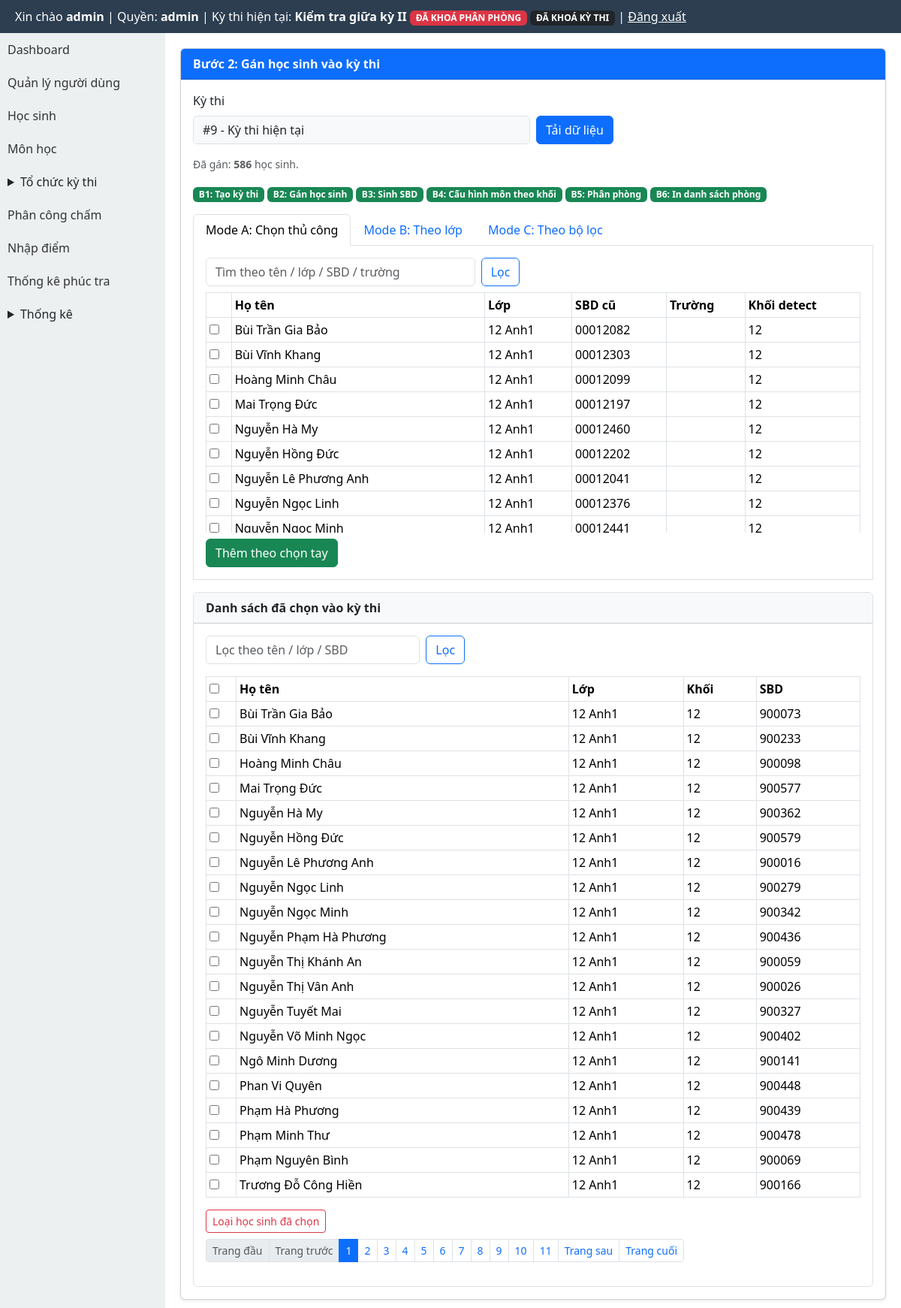
Page /modules/exams/assign_students.php (signed in) on the committed database.
### tables this page shows
CREATE TABLE exams (
  id INTEGER PRIMARY KEY AUTOINCREMENT,
  ten_ky_thi TEXT,
  nam INTEGER,
  ngay_thi TEXT
, distribution_locked INTEGER DEFAULT 0, rooms_locked INTEGER DEFAULT 0, exam_locked INTEGER DEFAULT 0, deleted_at TEXT, is_default INTEGER DEFAULT 0, exam_mode INTEGER DEFAULT 1, scoring_closed INTEGER DEFAULT 0, is_locked INTEGER DEFAULT 0, is_score_entry_locked INTEGER DEFAULT 0, is_score_published INTEGER DEFAULT 0, is_recheck_open INTEGER DEFAULT 0);

CREATE TABLE students (
  id INTEGER PRIMARY KEY AUTOINCREMENT,
  sbd TEXT UNIQUE,
  hoten TEXT,
  ngaysinh TEXT,
  lop TEXT,
  truong TEXT
);

### modules/exams/assign_students.php (the view, shortened to what the rows shown need)
<?php
require_once BASE_PATH . '/modules/exams/_common.php';
$examId = exams_resolve_current_exam_from_request();
$fixedExamContext = getCurrentExamId() > 0;
$activeTab = (string) ($_GET['tab'] ?? $_POST['tab'] ?? 'manual');
$students = [];
if ($examId > 0) {
    $manualWhere = '';
    $stmt = $pdo->prepare('SELECT id, sbd, hoten, lop, truong FROM students' . $manualWhere . ' ORDER BY lop, hoten LIMIT 500');
    $stmt->execute();
    $students = $stmt->fetchAll(PDO::FETCH_ASSOC);
}
$assignStudentsUrl = BASE_URL . '/modules/exams/assign_students.php';
require_once BASE_PATH . '/layout/header.php';
?>
<link href="https://cdn.jsdelivr.net/npm/bootstrap@5.3.3/dist/css/bootstrap.min.css" rel="stylesheet">
<div style="display:flex;min-height:calc(100vh - 44px);">
    <div style="flex:1;padding:20px;min-width:0;">
        <div class="card shadow-sm">
            <div class="card-body">
                <form method="get" action="<?= $assignStudentsUrl ?>" class="row g-2 mb-3">
                    <div class="col-md-6">
                        <label class="form-label">Kỳ thi</label>
                        <?php if ($fixedExamContext): ?><div class="form-control bg-light">#<?= $examId ?> - Kỳ thi hiện tại</div><?php endif; ?>
                    </div>
                </form>
                <?php if ($examId > 0): ?>
                    <div class="tab-content border border-top-0 p-3 mb-3">
                        <div class="tab-pane fade <?= $activeTab === 'manual' ? 'show active' : '' ?>" id="tab-manual">
                            <form method="post" action="<?= $assignStudentsUrl ?>">
                                <div class="table-responsive" style="max-height:320px;overflow:auto;">
                                    <table class="table table-sm table-bordered">
                                        <thead><tr><th></th><th>Họ tên</th><th>Lớp</th><th>SBD cũ</th><th>Trường</th><th>Khối detect</th></tr></thead>
                                        <tbody>
                                        <?php foreach ($students as $s): ?>
                                            <?php $khoi = detectGradeFromClassName((string) ($s['lop'] ?? '')) ?? 'N/A'; ?>
                                            <tr>
                                                <td><input type="checkbox" name="student_ids[]" value="<?= (int) $s['id'] ?>"></td>
                                                <td><?= htmlspecialchars((string) $s['hoten'], ENT_QUOTES, 'UTF-8') ?></td>
                                                <td><?= htmlspecialchars((string) $s['lop'], ENT_QUOTES, 'UTF-8') ?></td>
                                                <td><?= htmlspecialchars((string) $s['sbd'], ENT_QUOTES, 'UTF-8') ?></td>
                                                <td><?= htmlspecialchars((string) $s['truong'], ENT_QUOTES, 'UTF-8') ?></td>
                                                <td><?= htmlspecialchars($khoi, ENT_QUOTES, 'UTF-8') ?></td>
                                            </tr>
                                        <?php endforeach; ?>
                                        </tbody>
                                    </table>
                                </div>
                            </form>
                        </div>
                    </div>
                    <div class="card border">
                        <div class="card-body">
                            <form method="post" action="<?= $assignStudentsUrl ?>" onsubmit="return confirm('Loại các học sinh đã chọn khỏi kỳ thi?')">
                                <div class="table-responsive">
                                    <table class="table table-sm table-bordered align-middle">
                                        <thead><tr><th style="width:40px;"><input type="checkbox" id="checkAllSelected"></th><th>Họ tên</th><th>Lớp</th><th>Khối</th><th>SBD</th></tr></thead>
                                    </table>
                                </div>
                            </form>
                        </div>
                    </div>
                <?php endif; ?>
            </div>
        </div>
    </div>
</div>
<?php require_once BASE_PATH . '/layout/footer.php'; ?>

### templates/header.php (shortened to what the rows shown need)
<?php
require_once BASE_PATH . '/core/auth.php';
$currentExamInfo = null;
$role = function_exists('current_user_role') ? current_user_role() : strtolower(trim((string) ($_SESSION['role'] ?? $_SESSION['user']['role'] ?? '')));
if (in_array($role, ['admin', 'organizer'], true)) {
    require_once BASE_PATH . '/core/db.php';
    require_once BASE_PATH . '/modules/exams/exam_context_helper.php';
    $currentExamInfo = getCurrentExamInfo();
}
$role = $role ?? (function_exists('current_user_role') ? current_user_role() : '');
$currentExamInfo = $currentExamInfo ?? null;
?>
<!DOCTYPE html>
<html lang="vi">
<head>
</head>
<body>
<div class="header">
    Xin chào <b><?= $_SESSION['user']['username'] ?></b>
    | Quyền: <b><?= htmlspecialchars((string) $role, ENT_QUOTES, 'UTF-8') ?></b>
    <?php if ($currentExamInfo !== null): ?>
        | Kỳ thi hiện tại: <b><?= htmlspecialchars((string) $currentExamInfo['ten_ky_thi'], ENT_QUOTES, 'UTF-8') ?></b>
        <?php if (($currentExamInfo['distribution_locked'] ?? 0) === 1 || ($currentExamInfo['rooms_locked'] ?? 0) === 1): ?>
            <span class="badge bg-danger">ĐÃ KHOÁ PHÂN PHÒNG</span>
        <?php endif; ?>
        <?php if (($currentExamInfo['exam_locked'] ?? 0) === 1): ?>
            <span class="badge bg-dark">ĐÃ KHOÁ KỲ THI</span>
        <?php endif; ?>
    <?php endif; ?>
    | <a href="<?= BASE_URL ?>/logout.php" style="color:#fff">Đăng xuất</a>
</div>

### rows in the picture
exams: ten_ky_thi "Kiểm tra giữa kỳ II", id "9"
students: hoten "Bùi Trần Gia Bảo", lop "12 Anh1", sbd "00012082", lop "12"
students: hoten "Bùi Vĩnh Khang", lop "12 Anh1", sbd "00012303", lop "12"
students: hoten "Hoàng Minh Châu", lop "12 Anh1", sbd "00012099", lop "12"
students: hoten "Mai Trọng Đức", lop "12 Anh1", sbd "00012197", lop "12"
students: hoten "Nguyễn Hà My", lop "12 Anh1", sbd "00012460", lop "12"
students: hoten "Nguyễn Hồng Đức", lop "12 Anh1", sbd "00012202", lop "12"
students: hoten "Nguyễn Lê Phương Anh", lop "12 Anh1", sbd "00012041", lop "12"
students: hoten "Nguyễn Ngọc Linh", lop "12 Anh1", sbd "00012376", lop "12"
students: hoten "Nguyễn Ngọc Minh", lop "12 Anh1", sbd "00012441", lop "12"

### other values in the picture
$_SESSION['user']['username'] "admin"
$role "admin"
$assignedCount "586"
$index "1"
$step['label'] "Tạo kỳ thi"
$index "2"
$step['label'] "Gán học sinh"
$index "3"
$step['label'] "Sinh SBD"
$index "4"
$step['label'] "Cấu hình môn theo khối"
$index "5"
$step['label'] "Phân phòng"
$index "6"
$step['label'] "In danh sách phòng"
